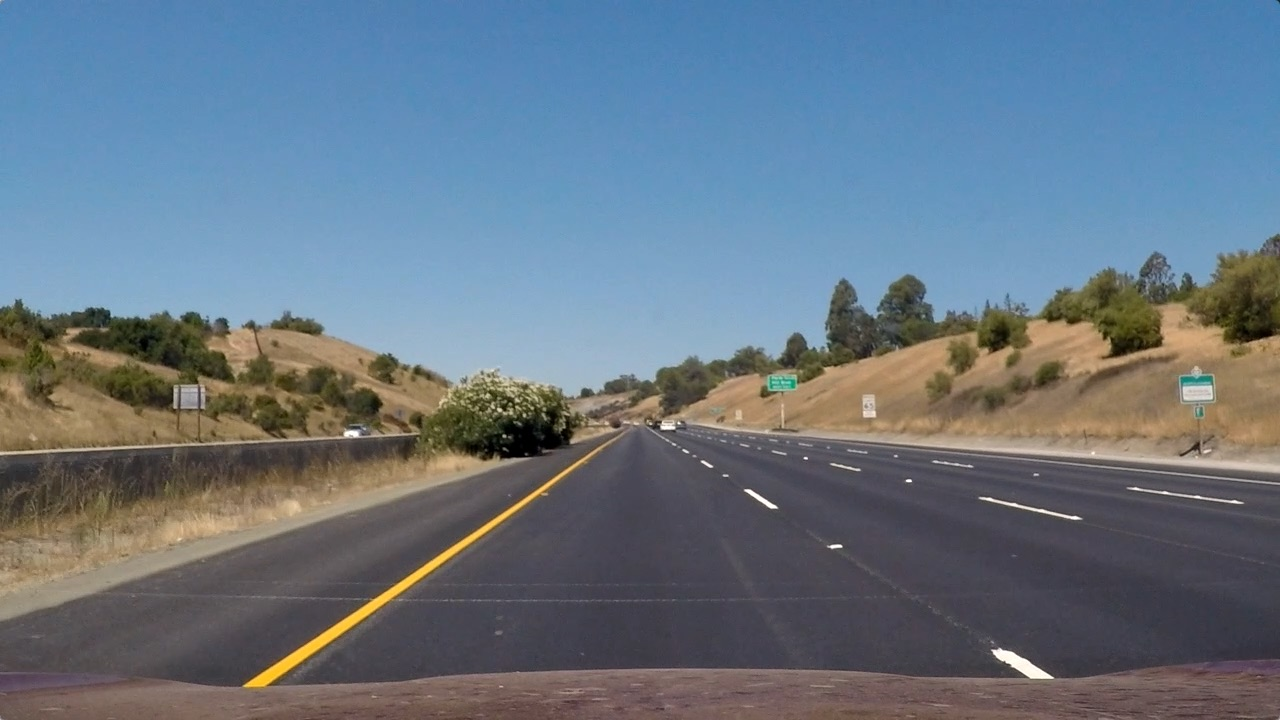
#> input picture test_images/straight_lines1.jpg, 1280 x 720 px; its folder holds only this picture in this run
$ python -i pipeline.py   (imports and definitions only)   (older library calls are emulated)
#> lines starting #> are read from the running program, lines starting #| are printed output that depends on the picture; after the words box and inside, x2 and y2 are one past the last pixel; in counts of white or black regions, pixels touching at a corner belong together
# imports
import numpy as np
import cv2
from moviepy.editor import VideoFileClip
import sys

debugging = 0
right_curves, left_curves = [], []
left_a, left_b, left_c = [], [], []
right_a, right_b, right_c = [], [], []

def abs_sobel_thresh(gray, orient='x', thresh=(0, 255)):
    """Applies sobel filter and applies threshold.

    :param gray: A gray scale image.
    :param orient: Direction in which sobel filter is applied.
    :param thresh:  threshold to be applied on the output image.

    :return: a binary image after applying sobel

    """
    # check orientation to apply sobel in the direction.
    if orient == 'x':
        abs_sobel = np.absolute(cv2.Sobel(gray, cv2.CV_64F, 1, 0))
    if orient == 'y':
        abs_sobel = np.absolute(cv2.Sobel(gray, cv2.CV_64F, 0, 1))
    # Rescale back to 8 bit integer
    scaled_sobel = np.uint8(255*abs_sobel/np.max(abs_sobel))
    # Create a copy and apply the threshold
    binary_output = np.zeros_like(scaled_sobel)
    binary_output[(scaled_sobel >= thresh[0]) & (scaled_sobel <= thresh[1])] = 1
    sobel_mask = binary_output
    # Return the result
    return sobel_mask


def dir_threshold(gray, sobel_kernel=3, thresh=(0, np.pi/2)):
    """Applies sobel filter and calculates direction of gradient and applies a threshold.

    :param gray: A gray scale image.
    :param sobel_kernel: kernel size
    :param thresh: angle threshold to be applied on the output image.

    :return: a binary image after applying sobel and thresholding with an angle.

    """
    # Calculate the x and y gradients
    sobelx = cv2.Sobel(gray, cv2.CV_64F, 1, 0, ksize=sobel_kernel)
    sobely = cv2.Sobel(gray, cv2.CV_64F, 0, 1, ksize=sobel_kernel)
    # Take the absolute value of the gradient direction,
    # apply a threshold, and create a binary image result
    absgraddir = np.arctan2(np.absolute(sobely), np.absolute(sobelx))
    binary_output = np.zeros_like(absgraddir)
    binary_output[(absgraddir >= thresh[0]) & (absgraddir <= thresh[1])] = 1
    dir_mask = binary_output
    # Return the binary image
    return dir_mask


def combine_thresh(img, s_thresh=(100, 255), l_thresh=(120, 255)):
    """Combines abs_sobel_thresh, dir_threshold and threshold on R, G, S and L channels to detect the lanes.

    :param img: An input RGB image.
    :param s_thresh: S channel threshold.
    :param l_thresh: L channel threshold.

    :return: a binary image after applying all different thresholds.
    """
    # Convert to grayscale
    gray = cv2.cvtColor(img, cv2.COLOR_RGB2GRAY)
    height, width = gray.shape

    grad_x = abs_sobel_thresh(gray, 'x', thresh=(10, 200))
    dir_binary = dir_threshold(gray, thresh=(np.pi/6, np.pi/2))
    combined = ((grad_x == 1) & (dir_binary == 1))

    # R & G thresholds so that yellow lanes are detected well.
    color_threshold = 150
    R = img[:, :, 0]
    G = img[:, :, 1]
    color_combined = np.zeros_like(R)
    r_g_condition = (R > color_threshold) & (G > color_threshold)

    # Apply color threshold for better detection of yello and white lines in all environmental condition
    hls = cv2.cvtColor(img, cv2.COLOR_RGB2HLS)
    # Select S channel because it is usually the best performant
    # for this task. R channel also performs similarly.
    s_channel = hls[:, :, 2]
    l_channel = hls[:, :, 1]

    # S channel performs well for detecting bright yellow and white lanes
    s_condition = (s_channel > s_thresh[0]) & (s_channel <= s_thresh[1])

    # We put a threshold on the L channel to avoid pixels which have shadows and as a result darker.
    l_condition = (l_channel > l_thresh[0]) & (l_channel <= l_thresh[1])

    # combine all the thresholds
    # A pixel should either be a yellowish or whiteish
    # And it should also have a gradient, as per our thresholds
    color_combined[(r_g_condition & l_condition) & (s_condition | combined)] = 1

    # apply the region of interest mask
    mask = np.zeros_like(color_combined)
    region_of_interest_vertices = np.array([[0, height-1], [width/2, int(0.55*height)], [width-1, height-1]],
                                           dtype=np.int32)
    cv2.fillPoly(mask, [region_of_interest_vertices], 1)
    thresholded = cv2.bitwise_and(color_combined, mask)

    return thresholded


def thresholding(img):
    """An interface for combine_thresh.

    :param img: An input RGB image.

    :return: a binary image after applying all different thresholds.
    """

    thresholded = combine_thresh(img, s_thresh=(100, 255), l_thresh=(120, 255))
    return thresholded


def perspective_warp(img,
                     dst_size=(1280, 720),
                     src=np.float32([(0.38, 0.7), (0.63, 0.7), (0.1, 1), (1, 1)]),
                     dst=np.float32([(0, 0), (1, 0), (0, 1), (1, 1)])):
    """Transforms the car view into bird eye view.

    :param img: An input RGB image.
    :param dst_size: destination image size.
    :param src: 4 points bounding the target area.
    :param dst: 4 points bounding the new position for the src points.

    :return: a bird eye view binary image.
    """
    img_size = np.float32([(img.shape[1], img.shape[0])])
    src = src * img_size
    # For destination points, I'm arbitrarily choosing some points to be
    # a nice fit for displaying our warped result
    # again, not exact, but close enough for our purposes
    dst = dst * np.float32(dst_size)
    # Given src and dst points, calculate the perspective transform matrix
    M = cv2.getPerspectiveTransform(src, dst)
    # Warp the image using OpenCV warpPerspective()
    warped = cv2.warpPerspective(img, M, dst_size)
    return warped


def inv_perspective_warp(img,
                         dst_size=(1280, 720),
                         src=np.float32([(0, 0), (1, 0), (0, 1), (1, 1)]),
                         dst=np.float32([(0.38, 0.7), (0.63, 0.7), (0.1, 1), (1, 1)])):
    """Transforms bird eye view back to the car view.

    :param img: An input RGB image.
    :param dst_size: destination image size.
    :param src: 4 points bounding the target area.
    :param dst: 4 points bounding the new position (original positions) for the src points.

    :return: a car view binary image.
    """

    img_size = np.float32([(img.shape[1], img.shape[0])])
    src = src * img_size
    # For destination points, I'm arbitrarily choosing some points to be
    # a nice fit for displaying our warped result
    # again, not exact, but close enough for our purposes
    dst = dst * np.float32(dst_size)
    # Given src and dst points, calculate the perspective transform matrix
    M = cv2.getPerspectiveTransform(src, dst)
    # Warp the image using OpenCV warpPerspective()
    warped = cv2.warpPerspective(img, M, dst_size)
    return warped


def get_hist(img):
    """returns a histogram that shows the concentration of white pixels in a certain column.

    :param img: binary image.
    :return: numpy array (histogram).
    """

    hist = np.sum(img[img.shape[0]//2:,:], axis=0)
    return hist


def sliding_window(img, nwindows=9, margin=150, minpix=1, draw_windows=True):
    """Applies the sliding window search algorithm to fit a 2nd order curve to each lane.

    :param img: binary image.
    :param nwindows: number of windows per image.
    :param margin: half width of the window.
    :param minpix: min. number of white pixels per window to be accepted in deciding the next center.
    :param draw_windows: set to True or False to decide whether to draw the sliding windows on the output image or not.

    :return: bird view image with the pixels that belong to a lane colored.
    """
    global left_a, left_b, left_c, right_a, right_b, right_c
    left_fit_ = np.empty(3)
    right_fit_ = np.empty(3)

    out_img = np.dstack((img, img, img))*255

    histogram = get_hist(img)
    # find peaks of left and right halves
    quarter = int(histogram.shape[0]/4)
    leftx_base = np.argmax(histogram[:quarter])
    rightx_base = np.argmax(histogram[quarter*3:]) + quarter*3

    # Set height of windows
    window_height = int(img.shape[0]/nwindows)
    # Identify the x and y positions of all nonzero pixels in the image
    nonzero = img.nonzero()

    nonzeroy = np.array(nonzero[0])
    nonzerox = np.array(nonzero[1])
    # Current positions to be updated for each window
    leftx_current = leftx_base
    rightx_current = rightx_base

    # Create empty lists to receive left and right lane pixel indices
    left_lane_inds = []
    right_lane_inds = []

    # Step through the windows one by one
    for window in range(nwindows):
        # Identify window boundaries in x and y (and right and left)
        win_y_low = img.shape[0] - (window+1)*window_height
        win_y_high = img.shape[0] - window*window_height
        win_xleft_low = leftx_current - margin
        win_xleft_high = leftx_current + margin
        win_xright_low = rightx_current - margin
        win_xright_high = rightx_current + margin
        # Draw the windows on the visualization image
        if draw_windows:
            cv2.rectangle(out_img, (win_xleft_low, win_y_low), (win_xleft_high, win_y_high),
            (100, 255, 255), 3)
            cv2.rectangle(out_img, (win_xright_low, win_y_low), (win_xright_high, win_y_high),
            (100, 255, 255), 3)
        # Identify the nonzero pixels in x and y within the window
        good_left_inds = ((nonzeroy >= win_y_low) & (nonzeroy < win_y_high) &
        (nonzerox >= win_xleft_low) &  (nonzerox < win_xleft_high)).nonzero()[0]
        good_right_inds = ((nonzeroy >= win_y_low) & (nonzeroy < win_y_high) &
        (nonzerox >= win_xright_low) &  (nonzerox < win_xright_high)).nonzero()[0]
        # Append these indices to the lists
        left_lane_inds.append(good_left_inds)
        right_lane_inds.append(good_right_inds)
        # If you found > minpix pixels, recenter next window on their mean position
        if len(good_left_inds)  > minpix:
            leftx_current = int(np.mean(nonzerox[good_left_inds]))
        if len(good_right_inds)  > minpix:
            rightx_current = int(np.mean(nonzerox[good_right_inds]))

    # Concatenate the arrays of indices
    left_lane_inds = np.concatenate(left_lane_inds)
    right_lane_inds = np.concatenate(right_lane_inds)

    # Extract left and right line pixel positions
    leftx = nonzerox[left_lane_inds]
    lefty = nonzeroy[left_lane_inds]
    rightx = nonzerox[right_lane_inds]
    righty = nonzeroy[right_lane_inds]

    # Fit a second order polynomial to each
    if(left_lane_inds.size > 1600) and (right_lane_inds.size > 1600):
        left_fit = np.polyfit(lefty, leftx, 2)
        left_a.append(left_fit[0])
        left_b.append(left_fit[1])
        left_c.append(left_fit[2])

        right_fit = np.polyfit(righty, rightx, 2)
        right_a.append(right_fit[0])
        right_b.append(right_fit[1])
        right_c.append(right_fit[2])

    else:
        left_a.append(left_a[-15])
        left_b.append(left_b[-15])
        left_c.append(left_c[-15])
        right_a.append(right_a[-15])
        right_b.append(right_b[-15])
        right_c.append(right_c[-15])


    left_fit_[0] = np.mean(left_a[-10:])
    left_fit_[1] = np.mean(left_b[-10:])
    left_fit_[2] = np.mean(left_c[-10:])

    right_fit_[0] = np.mean(right_a[-10:])
    right_fit_[1] = np.mean(right_b[-10:])
    right_fit_[2] = np.mean(right_c[-10:])

    # Generate x and y values for plotting
    ploty = np.linspace(0, img.shape[0]-1, img.shape[0])
    left_fitx = left_fit_[0]*ploty**2 + left_fit_[1]*ploty + left_fit_[2]
    right_fitx = right_fit_[0]*ploty**2 + right_fit_[1]*ploty + right_fit_[2]

    out_img[nonzeroy[left_lane_inds], nonzerox[left_lane_inds]] = [255, 0, 100]
    out_img[nonzeroy[right_lane_inds], nonzerox[right_lane_inds]] = [0, 100, 255]

    return out_img, (left_fitx, right_fitx), (left_fit_, right_fit_), ploty


def get_curve(img, leftx, rightx):
    """Calculates curvature of the two lane lines and the offset from center of the lane.
    :param img: original RGB image.
    :param leftx: numpy array to represent the left curve.
    :param rightx: numpy array to represent the right curve.

    :return: left line curvature, right line curvature, offset from center of the lane.
    """

    ploty = np.linspace(0, img.shape[0]-1, img.shape[0])
    y_eval = np.max(ploty)
    ym_per_pix = 30.5 / 720 # meters per pixel in y dimension
    xm_per_pix = 3.7 / 720 # meters per pixel in x dimension

    # Fit new polynomials to x,y in world space
    left_fit_cr = np.polyfit(ploty*ym_per_pix, leftx*xm_per_pix, 2)
    right_fit_cr = np.polyfit(ploty*ym_per_pix, rightx*xm_per_pix, 2)
    # Calculate the new radii of curvature
    left_curverad = ((1 + (2*left_fit_cr[0]*y_eval*ym_per_pix + left_fit_cr[1])**2)**1.5) / np.absolute(2*left_fit_cr[0])
    right_curverad = ((1 + (2*right_fit_cr[0]*y_eval*ym_per_pix + right_fit_cr[1])**2)**1.5) / np.absolute(2*right_fit_cr[0])

    car_pos = img.shape[1]/2

    l_fit_x_int = left_fit_cr[0]*img.shape[0]**2 + left_fit_cr[1]*img.shape[0] + left_fit_cr[2]
    r_fit_x_int = right_fit_cr[0]*img.shape[0]**2 + right_fit_cr[1]*img.shape[0] + right_fit_cr[2]

    lane_center_position = (r_fit_x_int + l_fit_x_int) /2
    center = (car_pos - lane_center_position) * xm_per_pix / 10
    # Now our radius of curvature is in meters
    return (left_curverad, right_curverad, center)


def draw_lanes(img, left_fit, right_fit):
    """Draws the lane on top of the original image.
    :param img: original RGB image.
    :param left_fit: numpy array to represent the left curve.
    :param right_fit: numpy array to represent the right curve.

    :return: output image where the lane is highlighted.
    """

    ploty = np.linspace(0, img.shape[0]-1, img.shape[0])
    color_img = np.zeros_like(img)

    lane = np.zeros_like(img)

    left = np.array([np.transpose(np.vstack([left_fit, ploty]))])
    right = np.array([np.flipud(np.transpose(np.vstack([right_fit, ploty])))])
    points = np.hstack((left, right))

    cv2.fillPoly(color_img, np.int_(points), (0,200,255))

    cv2.polylines(lane, np.int32(left), False, color=(0,0,255), thickness=20)
    cv2.polylines(lane, np.int32(right), False, color=(255,0,0), thickness=20)

    inv_perspective = inv_perspective_warp(lane)
    output = cv2.addWeighted(inv_perspective, 1 , img, 1, 0)

    inv_perspective = inv_perspective_warp(color_img)
    output = cv2.addWeighted(inv_perspective, 1 , output, 1, 0)

    return output

def full_pipeline(img):
    """Applies a full pipeline to detect lanes.

    :param img: original RGB image.

    :return: output image where the lane is highlighted.
    """
    th_img = thresholding(img)

    pew_img = perspective_warp(th_img)

    sw_img, curves, lanes, ploty = sliding_window(pew_img, draw_windows=True)

    curverad = get_curve(img, curves[0], curves[1])

    lane_curve = np.mean([curverad[0], curverad[1]])

    img = draw_lanes(img, curves[0], curves[1])

    font = cv2.FONT_HERSHEY_SIMPLEX
    fontColor = (0, 0, 0)
    fontSize=0.5
    cv2.putText(img, 'Lane Curvature: {:.0f} m'.format(lane_curve), (570, 620), font, fontSize, fontColor, 2)
    cv2.putText(img, 'Vehicle offset: {:.4f} m'.format(curverad[2]), (570, 650), font, fontSize, fontColor, 2)

    if(debugging==0):
        final_img = img
    else:
        th_img_rgb = np.dstack((th_img,th_img,th_img))*255
        pew_img_rgb = np.dstack((pew_img,pew_img,pew_img))*255

        img_col1 = np.concatenate((img, pew_img_rgb),axis = 0)
        img_col2 = np.concatenate((th_img_rgb,sw_img ),axis = 0)

        final_img = np.concatenate((img_col1, img_col2),axis = 1)
        final_img = cv2.resize(final_img,(img.shape[1],img.shape[0]))

    return final_img


# [10 lines not run here, left out]


>>> import cv2
>>> picture = cv2.cvtColor(cv2.imread('test_images/straight_lines1.jpg'), cv2.COLOR_BGR2RGB)
>>> result = full_pipeline(picture)
#> in combine_thresh, `grad_x = abs_sobel_thresh(gray, 'x', thresh=(10, 200))`:
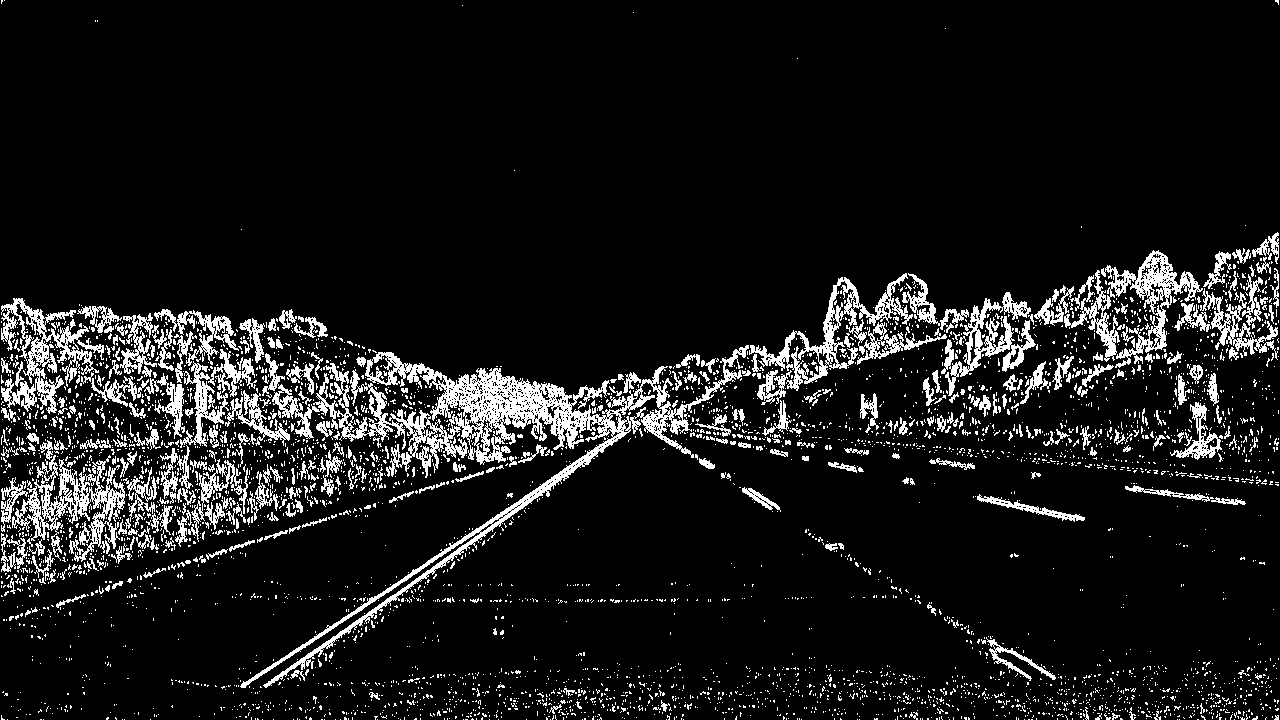
#> grad_x: shape (720, 1280); values 0 (black) and 1 (white), 9.8% white in thin lines or dots
#> in combine_thresh, `R = img[:, :, 0]`:
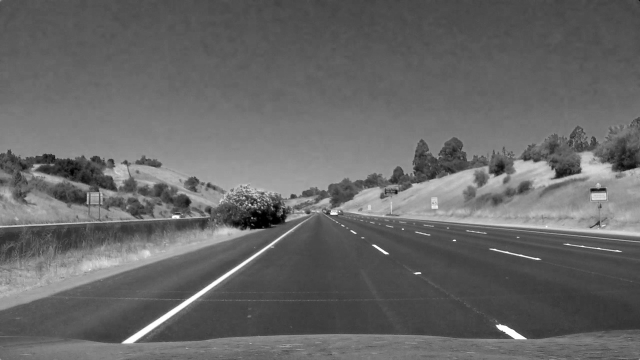
#> R: shape (720, 1280) (shown at 1/2 size); min 0, max 255, mean 103.2
#> in combine_thresh, `s_channel = hls[:, :, 2]`:
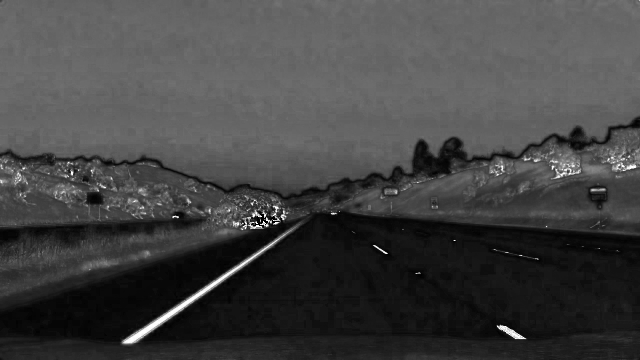
#> s_channel: shape (720, 1280) (shown at 1/2 size); min 0, max 255, mean 67
#> in combine_thresh, `l_condition = (l_channel > l_thresh[0]) & (l_channel <= l_thresh[1])`:
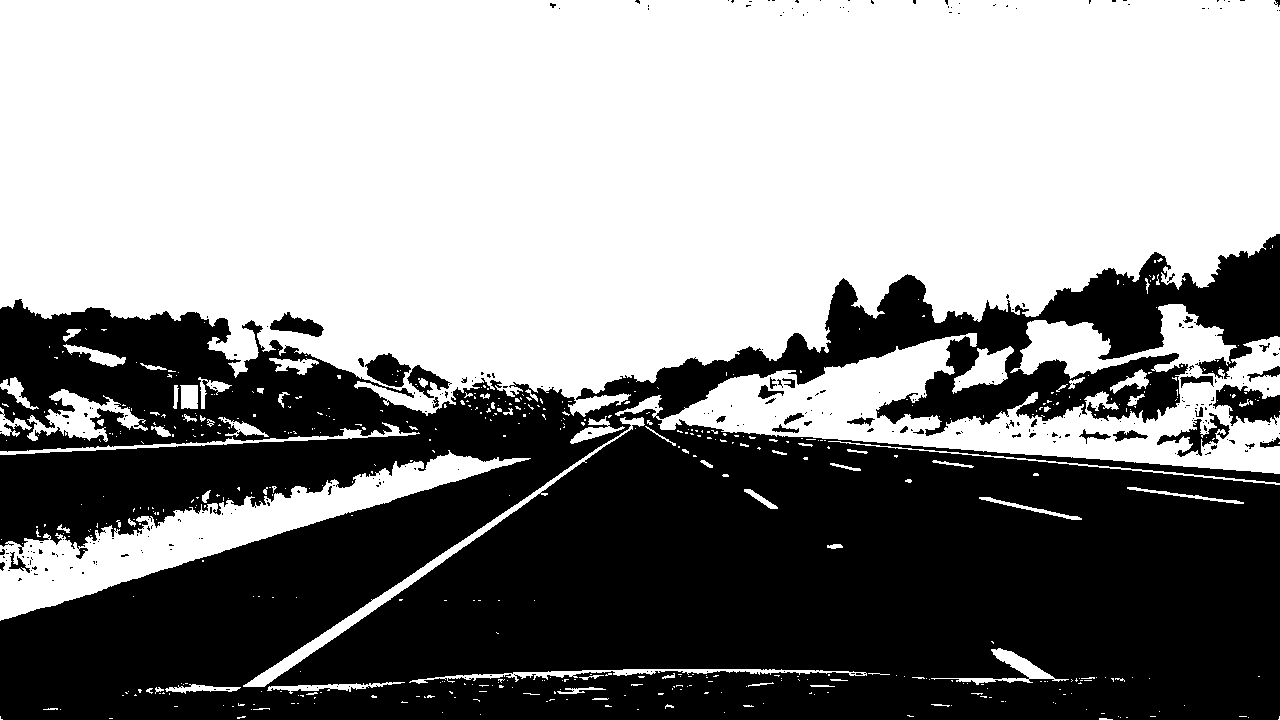
#> l_condition: shape (720, 1280) bool; 55.1% white; 309 black regions (270 under 20 px), largest, box (x1, y1, x2, y2) and area: (0, 234, 1280, 720) 405890, (1213, 384, 1280, 426) 1611, (365, 353, 411, 387) 945
#> (the rest of the program and of its run is left out)
